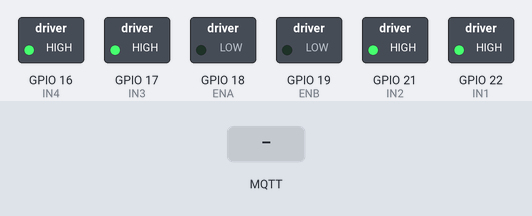
A sketch run on a simulated ESP32. Parts: switched loads named in the sketch (green lamp = pin HIGH). Inputs (shaded band) come from the test bench. WiFi joins after 1.5 s; servers stay silent unless stated; no MQTT or app messages arrive unless stated; what the sketch prints to the serial monitor is not drawn.

Above: at 2.9 s.
3.0 s: MQTT message "F" arrives on the first subscribed topic
At 4.2 s:
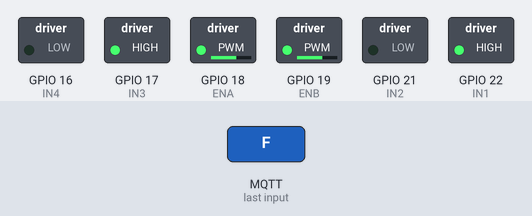
4.5 s: MQTT message "B" arrives on the first subscribed topic
At 5.4 s:
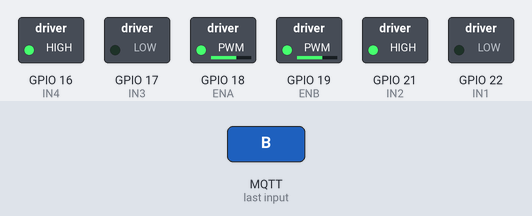
6.0 s: MQTT message "L" arrives on the first subscribed topic
At 6.6 s:
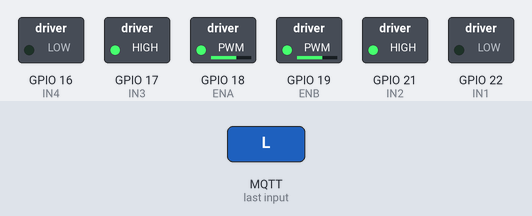
7.5 s: MQTT message "R" arrives on the first subscribed topic
At 8.7 s:
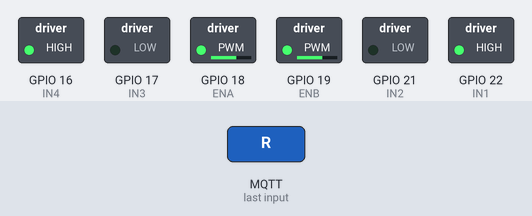
9.0 s: MQTT message "COAST" arrives on the first subscribed topic
At 10.0 s:
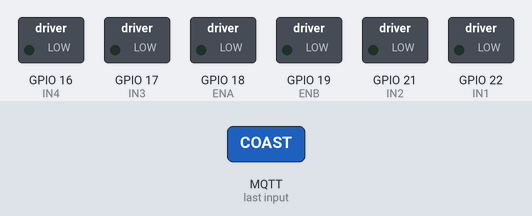
Timing chart, 0 to 11.5 s (numbered marks = the images above; inputs shaded):
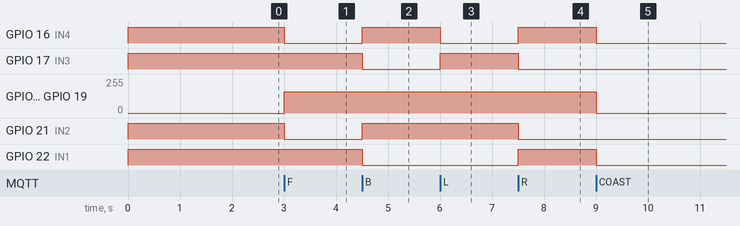

The sketch:

ControlCoche_PWM.ino
```cpp
#include <WiFi.h>
#include <PubSubClient.h>

/* ====== CONFIG WiFi/MQTT ====== */
const char* WIFI_SSID = "Fercio";
const char* WIFI_PASS = "TW1A2P3D";

const char* MQTT_HOST = "broker.hivemq.com";
const uint16_t MQTT_PORT = 1883;

/* Tópicos */
const char* TOPIC_CMD   = "car/cmd";
const char* TOPIC_STATE = "car/state";

/* ====== PINES L298N (con PWM) ====== */
// Motor A
const int ENA = 18;
const int IN1 = 22;
const int IN2 = 21;
// Motor B
const int ENB = 19;
const int IN3 = 17;
const int IN4 = 16;

/* ====== PWM ====== */
// Usamos analogWrite() para compatibilidad inmediata.
// (Si luego migras a LEDC, se puede portar sin cambiar la lógica.)
int duty = 160;            // 0..255 velocidad por defecto
const int KICK_DUTY = 255; // golpe inicial opcional
const int KICK_MS   = 120; // duración del kick
bool useKick = false;       // si quieres, pon false para quitar el golpe

WiFiClient espClient;
PubSubClient mqtt(espClient);

/* ====== Helpers de dirección ====== */
void setDirA(int v){ // v>0 fwd, v<0 back, v=0 free
  if (v > 0)      { digitalWrite(IN1, HIGH); digitalWrite(IN2, LOW);  }
  else if (v < 0) { digitalWrite(IN1, LOW);  digitalWrite(IN2, HIGH); }
  else            { digitalWrite(IN1, LOW);  digitalWrite(IN2, LOW);  }
}
void setDirB(int v){
  if (v > 0)      { digitalWrite(IN3, HIGH); digitalWrite(IN4, LOW);  }
  else if (v < 0) { digitalWrite(IN3, LOW);  digitalWrite(IN4, HIGH); }
  else            { digitalWrite(IN3, LOW);  digitalWrite(IN4, LOW);  }
}

/* ====== Helpers PWM ====== */
void setPWM_A(int d){ if (d<0) d=0; if (d>255) d=255; analogWrite(ENA, d); }
void setPWM_B(int d){ if (d<0) d=0; if (d>255) d=255; analogWrite(ENB, d); }

/* ====== Movimientos ====== */
void stopMotors() {
  // freno activo + duty 0
  digitalWrite(IN1, HIGH); digitalWrite(IN2, HIGH);
  digitalWrite(IN3, HIGH); digitalWrite(IN4, HIGH);
  setPWM_A(0); setPWM_B(0);
}

void applyKickIfNeeded(int d){
  if (useKick && d > 0) {
    setPWM_A(KICK_DUTY); setPWM_B(KICK_DUTY);
    delay(KICK_MS);
  }
}

void driveForward()  {
  setDirA(+1); setDirB(+1);
  applyKickIfNeeded(duty);
  setPWM_A(duty); setPWM_B(duty);
}
void driveBackward() {
  setDirA(-1); setDirB(-1);
  applyKickIfNeeded(duty);
  setPWM_A(duty); setPWM_B(duty);
}
// Giros sobre su eje:
void turnLeft()  {
  setDirA(-1); setDirB(+1);
  applyKickIfNeeded(duty);
  setPWM_A(duty); setPWM_B(duty);
}
void turnRight() {
  setDirA(+1); setDirB(-1);
  applyKickIfNeeded(duty);
  setPWM_A(duty); setPWM_B(duty);
}

void publishState(const char* state) {
  mqtt.publish(TOPIC_STATE, state);
}

/* ====== MQTT CALLBACK ====== */
void mqttCallback(char* topic, byte* payload, unsigned int length) {
  String msg; msg.reserve(length);
  for (unsigned int i = 0; i < length; i++) msg += (char)payload[i];
  msg.trim();

  if (String(topic) == TOPIC_CMD) {
    String up = msg; up.toUpperCase();

    // Comandos básicos
    if (up == "F")           { driveForward();  publishState("forward");  return; }
    if (up == "B")           { driveBackward(); publishState("backward"); return; }
    if (up == "L")           { turnLeft();      publishState("left");     return; }
    if (up == "R")           { turnRight();     publishState("right");    return; }
    if (up == "S" || up=="STOP") { stopMotors();  publishState("stop");     return; }
    if (up == "COAST") { // rueda libre (entradas en LOW y PWM 0)
      digitalWrite(IN1, LOW); digitalWrite(IN2, LOW);
      digitalWrite(IN3, LOW); digitalWrite(IN4, LOW);
      setPWM_A(0); setPWM_B(0);
      publishState("coast"); return;
    }
    if (up == "BRAKE") { stopMotors(); publishState("brake"); return; }

    // Ajuste de velocidad: SPD:0..255 (ej. "SPD:200")
    // Acepta minúsculas o mayúsculas.
    if (up.startsWith("SPD:")) {
      int val = msg.substring(4).toInt();
      if (val < 0) val = 0; if (val > 255) val = 255;
      duty = val;
      publishState((String("speed=") + String(duty)).c_str());
      return;
    }
  }
}

void ensureMqtt() {
  while (!mqtt.connected()) {
    String cid = String("esp32-car-") + String((uint32_t)ESP.getEfuseMac(), HEX);
    if (mqtt.connect(cid.c_str())) {
      mqtt.subscribe(TOPIC_CMD);
      publishState("online");
    } else {
      delay(1000);
    }
  }
}

void setup() {
  // GPIO
  pinMode(IN1, OUTPUT); pinMode(IN2, OUTPUT);
  pinMode(IN3, OUTPUT); pinMode(IN4, OUTPUT);

  // Asegura PWM en 0 al iniciar
  analogWrite(ENA, 0);
  analogWrite(ENB, 0);

  stopMotors(); // estado seguro

  // Serial opcional
  Serial.begin(115200); delay(100);

  // WiFi
  WiFi.mode(WIFI_STA);
  WiFi.begin(WIFI_SSID, WIFI_PASS);
  Serial.print("Conectando WiFi");
  while (WiFi.status() != WL_CONNECTED) { Serial.print("."); delay(400); }
  Serial.println("\nWiFi OK: " + WiFi.localIP().toString());

  // MQTT
  mqtt.setServer(MQTT_HOST, MQTT_PORT);
  mqtt.setCallback(mqttCallback);
  ensureMqtt();

  publishState("ready");
}

void loop() {
  if (!mqtt.connected()) ensureMqtt();
  mqtt.loop();

  // Latido cada 5 s
  static uint32_t t0 = 0;
  if (millis() - t0 > 5000) {
    t0 = millis();
    mqtt.publish(TOPIC_STATE, "alive");
  }
}
```

Measured:
- after the input at 3.0 s, GPIO 16 (IN4), GPIO 21 (IN2): HIGH → LOW at once; GPIO 18 (ENA), GPIO 19 (ENB): 0/255 → 160/255 at once
- after the input at 4.5 s, GPIO 16 (IN4), GPIO 21 (IN2): LOW → HIGH at once; GPIO 17 (IN3), GPIO 22 (IN1): HIGH → LOW at once
- after the input at 6.0 s, GPIO 16 (IN4): HIGH → LOW at once; GPIO 17 (IN3): LOW → HIGH at once
- after the input at 7.5 s, GPIO 16 (IN4), GPIO 22 (IN1): LOW → HIGH at once; GPIO 17 (IN3), GPIO 21 (IN2): HIGH → LOW at once
- after the input at 9.0 s, GPIO 16 (IN4), GPIO 22 (IN1): HIGH → LOW at once; GPIO 18 (ENA), GPIO 19 (ENB): 160/255 → 0/255 at once
